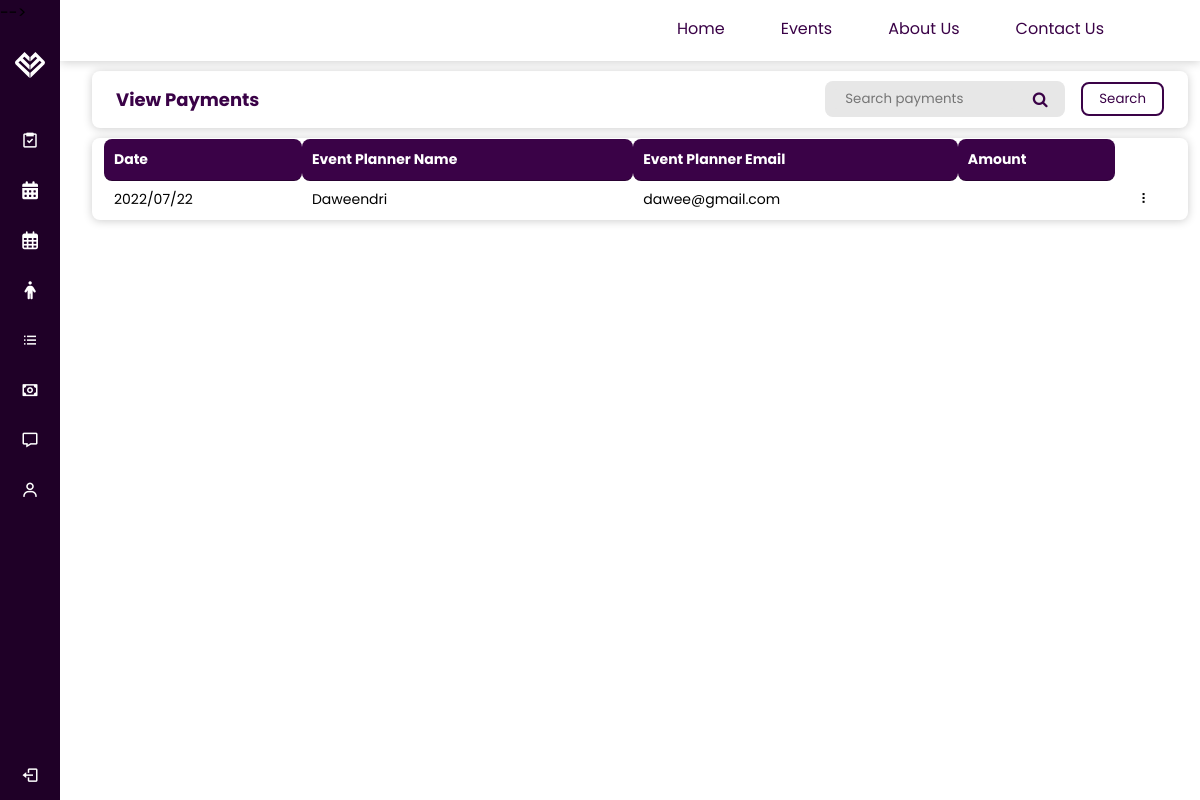
/pages/customer/ViewPayments.php, run on an earlier commit of the app's database.
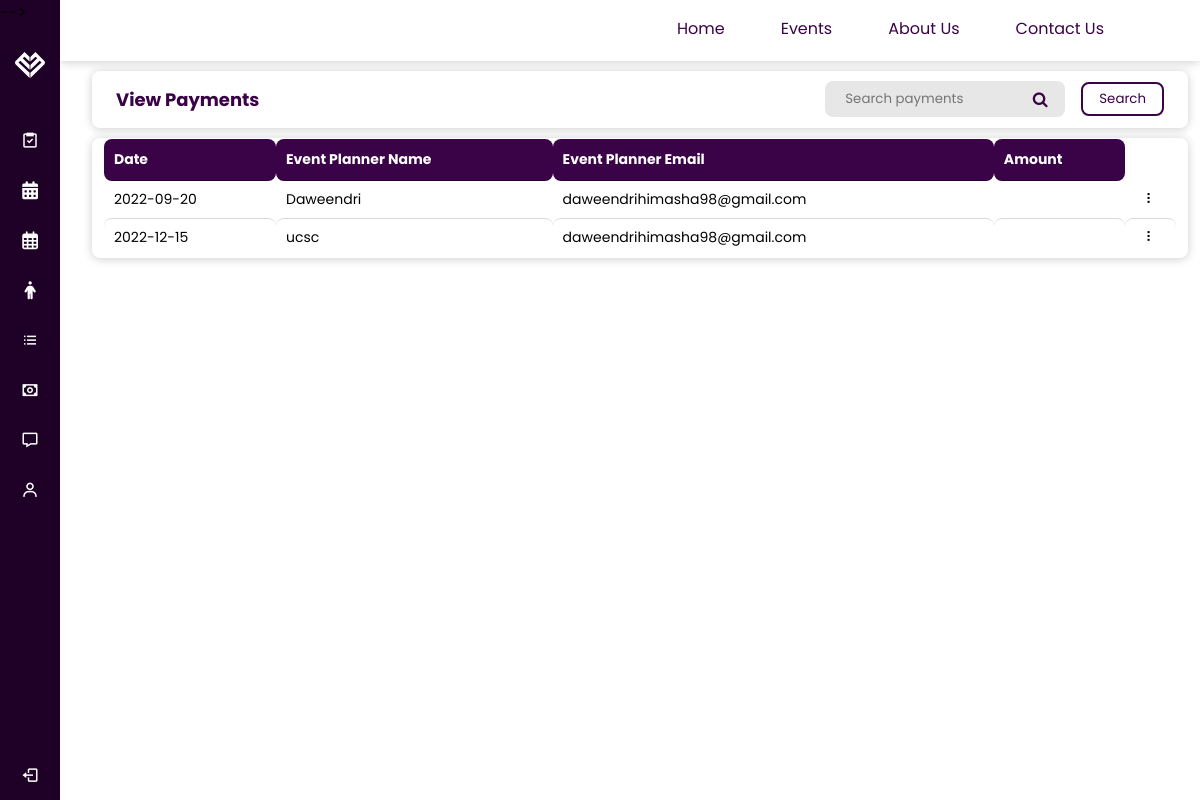
And on a later commit of the database.
### tables this page shows
CREATE TABLE `payments` (
  `id` int(10) NOT NULL,
  `name` varchar(255) DEFAULT NULL,
  `email` varchar(255) DEFAULT NULL,
  `account` varchar(255) DEFAULT NULL,
  `date` varchar(255) DEFAULT NULL,
  `ammount` varchar(255) DEFAULT NULL
);

### pages/customer/ViewPayments.php (the view, shortened to what this page needs)
<?php
include('customer_sidenav.php');
include('customer_header.php');
?>
<!DOCTYPE html>
<html>
<head>
    <link rel="stylesheet" href="../../css/eventPlannerMain.css">
    <link rel="stylesheet" href="../../css/Custcss3.css">
    <link rel="stylesheet" href="https://cdnjs.cloudflare.com/ajax/libs/font-awesome/4.7.0/css/font-awesome.min.css">
    <link rel="stylesheet" href="https://cdn.datatables.net/1.10.19/css/jquery.dataTables.min.css" />
</head>
<body>
    <div class="grid-container-payments">
        <div class="gridSearch">
            <div class="searchSec">
                <div class="page-title"> View Payments </div>
                <div class="input-container">
                    <input class="input-field" type="text" placeholder="Search payments" name="search">
                    <i class="fa fa-search icon"></i>
                </div>
                <button type="submit" class="srcButton">Search</button>
            </div>
        </div>
        <div class="gridMain">
            <table id="example" class="display">
                <thead>
                    <tr>
                        <th>Date</th>
                        <th>Event Planner Name</th>
                        <th>Event Planner Email</th>
                        <th>Amount</th>
                    </tr>
                </thead>
                <tbody>
                    <?php
                    $sName = "localhost";
                    $uName = "root";
                    $pass = "";
                    $db_name = "eventra";
                    $conn = mysqli_connect($sName, $uName, $pass, $db_name);
                    $sql = "SELECT * FROM `payments`";
                    $result = mysqli_query($conn, $sql);
                    while ($row = mysqli_fetch_assoc($result)) {
                    ?>
                        <tr>
                            <td><?php echo $row['date'] ?></td>
                            <td><?php echo $row['name'] ?></td>
                            <td><?php echo $row['email'] ?></td>
                            <td><?php echo $row['amount'] ?></td>
                            <td class="tCenter menu">&#10247
                        </td>
                        <?php
                    }
                        ?>
                        </tr>
                </tbody>
            </table>
        </div>
    </div>
</body>
</html>

### pages/customer/customer_sidenav.php (shortened to what this page needs)
<head>
    <link rel="stylesheet" href="../../css/sidenav.css">
    <link href='https://unpkg.com/boxicons@2.0.7/css/boxicons.min.css' rel='stylesheet'>
</head>
<body>
    <div class="sidebar">-->
        <div class="logo-details">
            <img src="../../images/logo-white.svg" alt="logo" />
        </div>
        <ul class="nav-links">
            <li>
                <a href="customer_quotation.php">
                    <i class='bx bx-task'></i>
                </a>
            </li>
            <li>
                <a href="CompletedEvents.php">
                    <i class="fa-solid fa-calendar"></i>
                </a>
            </li>
            <li>
                <a href="OngoingEvents.php">
                    <i class="fa-regular fa-calendar"></i>
                </a>
            </li>
            <li>
                <a href="../event_planners.php">
                    <i class="fa-solid fa-person"></i>
                </a>
            </li>
            <li>
                <a href="order.php">
                    <i class='bx bx-list-ul'></i>
                </a>
            </li>
            <li>
                <a href="Payments.php">
                    <i class='bx bx-money'></i>
                </a>
            </li>
            <li>
                <a href="ChatWithEP.php">
                    <i class='bx bx-message rounded detail'></i>
                </a>
            </li>
            <li>
                <a href="Profile.php">
                    <i class='bx bx-user'></i>
                </a>
            </li>
            <li class="log_out" style = "position: absolute;">
               <a href="logout.php">
                    <i class='bx bx-log-out'></i>
                </a>
            </li>
        </ul>
    </div>
</body>

### pages/customer/customer_header.php (shortened to what this page needs)
<link rel="stylesheet" href="https://cdnjs.cloudflare.com/ajax/libs/font-awesome/6.1.1/css/all.min.css" />
<link rel="stylesheet" href="../../css/navigationBar.css">
<header class="headAll">
    <div class="header-2" id="header-2">
        <nav class="navbar" id="navbar">
            <a href="#">Home</a>
            <a href="#">Events</a>
            <a href="#">About Us</a>
            <a href="#">Contact Us</a>
        </nav>
        <div class="icons">
        </div>
    </div>
</header>

### css/sidenav.css (style rules this page uses)
* { margin: 0; padding: 0; box-sizing: border-box; font-family: 'Poppins', sans-serif; }
.sidebar { position: fixed; height: 100%; width: 240px; background: #1f0027; transition: all 0.5s ease; overflow-y: auto; }
.sidebar .logo-details { height: 80px; display: flex; align-items: center; }
.sidebar .logo-details img { width: 60px; text-align: center; padding: 15px; }
.sidebar .nav-links { margin-top: 10px; }
.sidebar .nav-links li { position: relative; list-style: none; height: 50px; }
.sidebar .nav-links li a { height: 100%; width: 100%; display: flex; align-items: center; text-decoration: none; transition: all 0.4s ease; }
.sidebar .nav-links li i { min-width: 60px; text-align: center; font-size: 18px; color: #fff; }
.sidebar .nav-links .log_out { position: relative; bottom: 0; }
@media (max-width: 1240px) { .sidebar { width: 60px; } }
.sidebar .nav-links .log_out { bottom: 0; width: 100%; }

### css/navigationBar.css (style rules this page uses)
* { margin: 0; padding: 0; box-sizing: border-box; font-family: 'Poppins', sans-serif; }
.headAll { box-sizing: border-box; margin-left: 240px; border: none; outline: none; text-decoration: none; text-transform: capitalize; overflow-x: hidden; text-decoration: none; background-color: #fff; transition: all 0.5s ease; box-shadow: 0 1px 10px 0 rgba(0, 0, 0, 0.2); }
:root { --mainColor: #490258; }
.header-2 { display: flex; align-items: center; flex-grow: 1; justify-content: space-between; padding: 1vh 2vw; box-shadow: 0 0.5rem 1rem rgb(0 0 0 / 10%); position: relative; z-index: 99; }
.header-2 .navbar { display: flex; flex-grow: 1; align-items: center; justify-content: flex-end; }
.header-2 .navbar a { padding-bottom: 0.1rem; color: var(--mainColor); text-decoration: none; margin: 0.5rem; margin-left: 3rem; border-bottom: white 2px solid; }
.header-2 .icons { display: flex; align-items: center; justify-content: flex-end; margin-left: 3rem; padding-bottom: 3px; }
@media (max-width:1240px) { .headAll { margin-left: 60px; } }

### css/eventPlannerMain.css (style rules this page uses)
body { font-family: 'Nunito'; background: #FAFAFA; width: 100%; height: 100%; margin: 0; padding: 0; background: #fff; }
:root { --mainColor: #3a0247; --mainGradient: linear-gradient(94.56deg, #6C429C 0%, #7D56AA 100%); }
.grid-container-payments { margin-left: 240px; transition: all 0.5s ease; }
.gridSearch, .gridMain { border-radius: 0.5rem; margin: 0 1vw; padding: 0.2vh 1vw; box-shadow: 0 1px 10px 0 rgba(0, 0, 0, 0.2); }
.gridSearch { grid-area: search; }
.gridMain { grid-area: main; }
.grid-container-payments { display: grid; grid-template-areas: 'search' 'main'; gap: 10px; padding: 10px 0 10px 20px; }
table { width: 100%; border-radius: .5rem; font-size: 14px; }
th { background-color: var(--mainColor); color: white; padding: 1rem; text-align: center; cursor: pointer; }
th, td { padding: 10px 5px; border-radius: .5rem; position: relative; }
tr { cursor: pointer; }
tr:nth-child(even) { background-color: #f2f2f2; }
.tCenter { text-align: center; }
.searchSec { display: flex; align-items: center; flex-grow: 1; padding: 0.5vh 1vw; position: relative; justify-content: start; }
.input-container { display: -ms-flexbox; display: flex; width: 240px; background-color: rgb(231, 231, 231); vertical-align: middle; align-items: center; border-radius: 0.5rem; padding-left: 0.5rem; margin: 5px 0; }
.searchSec .input-field { padding: 0 12px; }
.page-title { flex-grow: 1; font-size: 18px; font-weight: 900px; font-weight: 700; color: #3a0247; }
.icon { padding: 10px; min-width: 50px; text-align: center; color: var(--mainColor); }
.input-field { width: 100%; padding: 0.5rem; outline: none !important; border: 0 !important; background-color: rgb(231, 231, 231); }
.srcButton { border: 2px solid var(--mainColor); color: var(--mainColor); background-color: #fff; text-align: center; display: inline-block; cursor: pointer; border-radius: .5rem; padding: 5px 1rem; margin-left: 1rem; }
input[type=text], select, textarea { width: 100%; padding: 12px; border: 1px solid #ccc; border-radius: 4px; resize: vertical; }
@media (max-width:1240px) { .grid-container-payments { margin-left: 60px; } }
.fa-solid { color: orange; }

### css/Custcss3.css (style rules this page uses)
th, td { padding: 10px 5px; border-radius: .5rem; position: relative; }
tr { cursor: pointer; }
.tCenter { text-align: center; }

What changed in the data, as far as the page shows it:
removed payments: date "2022/07/22", name "Daweendri", email "dawee@gmail.com"
added payments: date "2022-09-20", name "Daweendri", email "daweendrihimasha98@gmail.com"
added payments: date "2022-12-15", name "ucsc", email "daweendrihimasha98@gmail.com"
